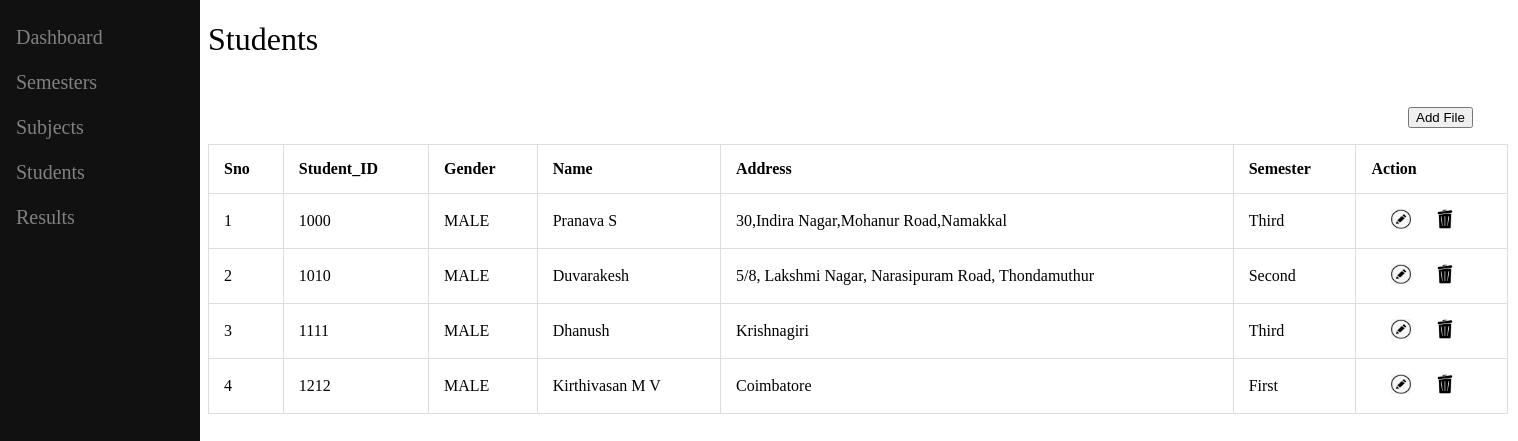
/students, run on the app's committed database.
### student/models.py (models this page shows)
class student(models.Model):
    Sno = models.IntegerField(null=True,blank=True)
    student_ID = models.IntegerField(primary_key=True)
    gender = models.CharField(
        max_length=6,
        choices=[('MALE', 'MALE'),('FEMALE', 'FEMALE')]
    )
    name = models.CharField(max_length=50,null=True,blank=True)
    Address = models.TextField()
    year = models.CharField(max_length=20)

### student/views.py (the view)
# urls.py: path('students',views.students,name='students'),
def students(request):
   forms = studentform()
   if request.method == 'POST':
      forms = studentform(request.POST)
      if forms.is_valid():
         forms.save()
   sems = student.objects.all()
   context = {'forms':forms,'sems':sems}
   return render(request,'student.html',context)

### student/templates/student.html (shortened to what this page needs)
{% load static %}
<!DOCTYPE html>
<html lang="en">
<head>
    <link rel="stylesheet" type="text/css" href="{% static 'student.css' %}">
</head>
<body>
    <div class="sidenav">
  <a href="{% url 'dash' %}">Dashboard</a>
  <a href="{% url 'semester' %}" class="sem">Semesters</a>
  <a href="{% url 'subjects' %}" class="sub">Subjects</a>
  <a href="{% url 'students' %}" class="stu">Students</a>
  <a href="{% url 'results' %}" class="res">Results</a>
</div>
    <div style="margin-left: 200px;">
    <h1 class="sems">Students</h1>
    <button class="addf" onclick="openPop()">Add File</button>
<table>
  <tr>
    <th>Sno</th>
    <th>Student_ID</th>
    <th>Gender</th>
    <th>Name</th>
    <th>Address</th>
    <th>Semester</th>
    <th>Action</th>
  </tr>
  {% for sem in sems %}
  <tr>
    <td>{{ sem.Sno }}</td>
    <td>{{ sem.student_ID }}</td>
    <td>{{ sem.gender }}</td>
    <td>{{ sem.name }}</td>
    <td>{{ sem.Address }}</td>
    <td>{{ sem.year }}</td>
    <td>
      <a href="/editss/{{ sem.Sno }}" class="imgs"><img src="{% static 'edit.png' %}"></a>
      <a class="imgs" href="/deletess/{{ sem.Sno }}"><img src="{% static 'dustbin.png' %}"></a>
    </td>
  </tr>
  {% endfor %}
</table>
</div>
</body>
</html>

### student/static/student.css (style rules this page uses)
.sidenav { height: 100%; width: 200px; position: fixed; z-index: 1; top: 0; left: 0; background-color: #111; overflow-x: hidden; padding-top: 20px; }
.sidenav a, .dropdown-btn { padding: 6px 8px 6px 16px; text-decoration: none; font-size: 20px; color: #818181; display: block; border: none; background: none; width:100%; text-align: left; cursor: pointer; outline: none; }
table, td, th { border: 1px solid #ddd; text-align: left; }
table { border-collapse: collapse; width: 100%; width: 1300px; margin-top: 1em; }
th, td { padding: 15px; }
.sem { margin-top: 0.5em; }
.sub { margin-top: 0.5em; }
.stu { margin-top: 0.5em; }
.res { margin-top: 0.5em; }
.sems { font-weight: 500; font-size: 2em; }
.addf { margin-left: 75rem; margin-top: 2em }
img { height: 20px; width: 20px; }
.imgs { margin-left: 20px; }

### data on the page
student: Sno "1", student_ID "1000", gender "MALE", name "Pranava S", Address "30,Indira Nagar,Mohanur Road,Namakkal", year "Third"
student: Sno "2", student_ID "1010", gender "MALE", name "Duvarakesh", Address "5/8, Lakshmi Nagar, Narasipuram Road, Thondamuthur", year "Second"
student: Sno "3", student_ID "1111", gender "MALE", name "Dhanush", Address "Krishnagiri", year "Third"
student: Sno "4", student_ID "1212", gender "MALE", name "Kirthivasan M V", Address "Coimbatore", year "First"
